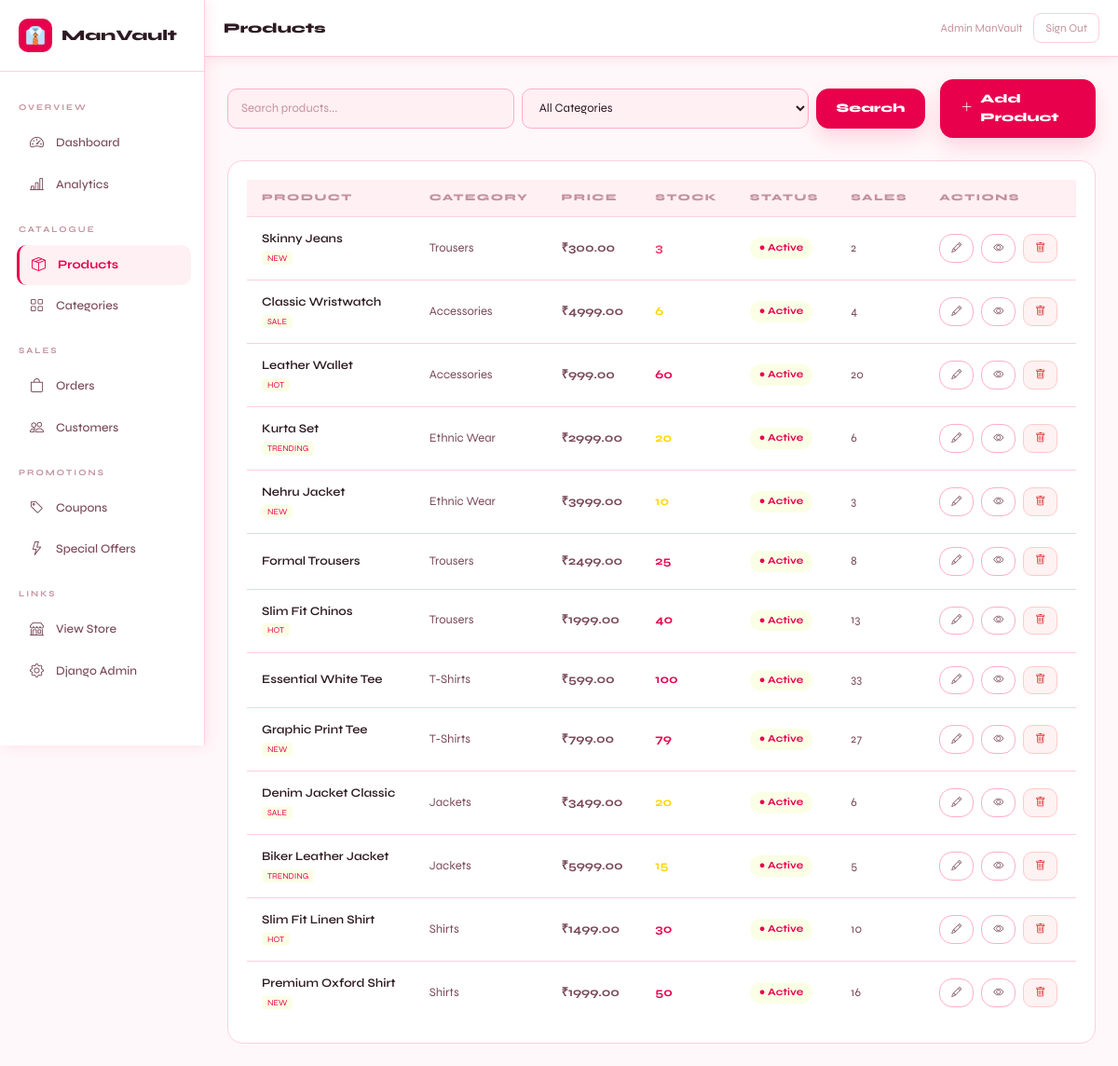
/dashboard/products/ (signed in), run on the app's committed database.
### accounts/models.py (models this page shows, shortened)
class User(AbstractUser):
    phone = models.CharField(max_length=15, blank=True)
    avatar = models.ImageField(upload_to='avatars/', blank=True, null=True)
    date_of_birth = models.DateField(blank=True, null=True)
    gender = models.CharField(max_length=10, choices=[('M','Male'),('F','Female'),('O','Other')], blank=True)
    email_verified = models.BooleanField(default=False)
    is_google_account = models.BooleanField(default=False)
    loyalty_points = models.PositiveIntegerField(default=0)

### store/models.py (models this page shows, shortened)
class Product(models.Model):
    BADGE_CHOICES = [('','None'),('new','NEW'),('hot','HOT'),('sale','SALE'),('trending','TRENDING')]
    category = models.ForeignKey(Category, on_delete=models.SET_NULL, null=True, related_name='products')
    brand = models.ForeignKey(Brand, on_delete=models.SET_NULL, null=True, blank=True, related_name='products')
    name = models.CharField(max_length=200)
    slug = models.SlugField(unique=True, blank=True)
    description = models.TextField(blank=True)
    material = models.CharField(max_length=200, blank=True)
    price = models.DecimalField(max_digits=10, decimal_places=2)
    original_price = models.DecimalField(max_digits=10, decimal_places=2, blank=True, null=True)
    stock = models.PositiveIntegerField(default=0)
    badge = models.CharField(max_length=20, choices=BADGE_CHOICES, blank=True)
    is_active = models.BooleanField(default=True)
    is_featured = models.BooleanField(default=False)
    rating = models.DecimalField(max_digits=3, decimal_places=1, default=0)
    review_count = models.PositiveIntegerField(default=0)
    sales_count = models.PositiveIntegerField(default=0)
    created_at = models.DateTimeField(auto_now_add=True)
    updated_at = models.DateTimeField(auto_now=True)
    class Meta: ordering = ['-created_at']

class Category(models.Model):
    name = models.CharField(max_length=100)
    slug = models.SlugField(unique=True)
    description = models.TextField(blank=True)
    image = models.ImageField(upload_to='categories/', blank=True, null=True)
    icon = models.CharField(max_length=10, default='👕')
    is_active = models.BooleanField(default=True)
    created_at = models.DateTimeField(auto_now_add=True)
    class Meta:
        verbose_name_plural = 'Categories'
        ordering = ['name']

### dashboard/views.py (the view)
# urls.py: path('products/', views.product_list, name='products'),
@staff_member_required
def product_list(request):
    q = request.GET.get('q','')
    products = Product.objects.select_related('category','brand').all()
    if q: products = products.filter(name__icontains=q)
    cat_filter = request.GET.get('cat','')
    if cat_filter: products = products.filter(category__slug=cat_filter)
    return render(request, 'dashboard/products/list.html', {
        'products': products, 'q': q,
        'categories': Category.objects.all(), 'cat_filter': cat_filter,
    })

### store/context_processors.py (called while the page is built)
def cart_processor(request):
    cart_count = 0
    try:
        if request.user.is_authenticated:
            cart = Cart.objects.filter(user=request.user).first()
        else:
            sk = request.session.session_key
            cart = Cart.objects.filter(session_key=sk, user=None).first() if sk else None
        if cart: cart_count = cart.item_count
    except: pass
    return {'cart_count': cart_count}

def wishlist_processor(request):
    wishlist_count = 0
    try:
        if request.user.is_authenticated:
            wl = Wishlist.objects.filter(user=request.user).first()
            if wl: wishlist_count = wl.products.count()
    except: pass
    return {'wishlist_count': wishlist_count}

def common_processor(request):
    cats_for_nav = []
    notif_count = 0
    try:
        cats_for_nav = Category.objects.filter(is_active=True)[:8]
        if request.user.is_authenticated:
            notif_count = request.user.notifications.filter(is_read=False).count()
    except: pass
    return {'cats_for_nav': cats_for_nav, 'notif_count': notif_count}

### store/models.py (called while the page is built)
    @property
    def item_count(self):
        return sum(item.quantity for item in self.items.all())

### templates/dashboard/products/list.html (shortened to what this page needs)
{% extends 'dashboard/base.html' %}{% block title %}Products{% endblock %}{% block page_title %}Products{% endblock %}
{% block content %}
<div class="d-flex justify-content-between align-items-center mb-4 flex-column flex-md-row gap-3">
  <form method="GET" class="d-flex flex-column flex-sm-row gap-2 w-100">
    <input type="text" name="q" value="{{ q }}" placeholder="Search products..." class="mv-input flex-fill w-100 w-sm-auto">
    <select name="cat" class="mv-input flex-fill w-100 w-sm-auto" onchange="this.form.submit()">
      <option value="">All Categories</option>
    </select>
    <button type="submit" class="mv-btn">Search</button>
  </form>
  <a href="{% url 'dashboard:product_new' %}" class="mv-btn"><i class="bi bi-plus-lg"></i> Add Product</a>
</div>
<div class="stat-card">
  <div class="table-responsive">
    <table class="mv-table">
      <thead><tr><th>Product</th><th>Category</th><th>Price</th><th>Stock</th><th>Status</th><th>Sales</th><th>Actions</th></tr></thead>
    <tbody>
      {% for p in products %}
      <tr>
        <td><div style="font-weight:600;color:var(--tx)">{{ p.name }}</div>{% if p.badge %}<span style="font-size:9px;background:rgba(200,255,0,.1);color:var(--acc);padding:2px 6px;border-radius:4px">{{ p.badge|upper }}</span>{% endif %}</td>
        <td>{{ p.category.name|default:"—" }}</td>
        <td style="font-weight:700">₹{{ p.price }}</td>
        <td><span style="color:{% if p.stock <= 5 %}#FF3366{% elif p.stock <= 20 %}#FFD600{% else %}var(--acc){% endif %};font-weight:700">{{ p.stock }}</span></td>
        <td>
          <a href="{% url 'dashboard:product_toggle' p.id %}" style="display:inline-flex;align-items:center;gap:4px;padding:3px 10px;border-radius:20px;font-size:11px;font-weight:700;background:{% if p.is_active %}rgba(200,255,0,.1){% else %}rgba(255,51,102,.1){% endif %};color:{% if p.is_active %}var(--acc){% else %}#FF3366{% endif %}">
            {% if p.is_active %}● Active{% else %}● Inactive{% endif %}
          </a>
        </td>
        <td>{{ p.sales_count }}</td>
        <td><div class="d-flex gap-2">
          <a href="{% url 'dashboard:product_edit' p.id %}" class="mv-btn-outline" style="padding:6px 12px;font-size:11px"><i class="bi bi-pencil"></i></a>
          <a href="{% url 'store:product_detail' p.slug %}" target="_blank" class="mv-btn-outline" style="padding:6px 12px;font-size:11px"><i class="bi bi-eye"></i></a>
          <a href="{% url 'dashboard:product_delete' p.id %}" class="mv-btn-danger" style="padding:6px 12px;font-size:11px"><i class="bi bi-trash"></i></a>
        </div></td>
      </tr>
      {% empty %}<tr><td colspan="7" style="text-align:center;padding:40px;color:var(--tx3)">No products found</td></tr>
      {% endfor %}
    </tbody>
  </table>
  </div>
</div>
{% endblock %}

### templates/dashboard/base.html (shortened to what this page needs)
<!DOCTYPE html>
<html lang="en">
<head>
<link href="https://cdn.jsdelivr.net/npm/bootstrap@5.3.0/dist/css/bootstrap.min.css" rel="stylesheet"/>
<link href="https://cdn.jsdelivr.net/npm/bootstrap-icons@1.11.0/font/bootstrap-icons.css" rel="stylesheet"/>
</head>
<body>
<div class="sidebar">
  <div class="sidebar-logo">
    <div class="icon">👔</div>
    <span>ManVault</span>
  </div>
  <div style="padding:12px 8px;flex:1">
    <div class="sidebar-section">Overview</div>
    <a href="{% url 'dashboard:home' %}" class="{% if request.resolver_match.url_name == 'home' %}active{% endif %}">
      <i class="bi bi-speedometer2"></i> Dashboard
    </a>
    <a href="{% url 'dashboard:analytics' %}" class="{% if request.resolver_match.url_name == 'analytics' %}active{% endif %}">
      <i class="bi bi-bar-chart-line"></i> Analytics
    </a>
    <div class="sidebar-section">Catalogue</div>
    <a href="{% url 'dashboard:products' %}" class="{% if 'product' in request.resolver_match.url_name %}active{% endif %}">
      <i class="bi bi-box-seam"></i> Products
    </a>
    <a href="{% url 'dashboard:categories' %}" class="{% if 'categor' in request.resolver_match.url_name %}active{% endif %}">
      <i class="bi bi-grid"></i> Categories
    </a>
    <div class="sidebar-section">Sales</div>
    <a href="{% url 'dashboard:orders' %}" class="{% if 'order' in request.resolver_match.url_name %}active{% endif %}">
      <i class="bi bi-bag"></i> Orders
    </a>
    <a href="{% url 'dashboard:customers' %}" class="{% if 'customer' in request.resolver_match.url_name %}active{% endif %}">
      <i class="bi bi-people"></i> Customers
    </a>
    <div class="sidebar-section">Promotions</div>
    <a href="{% url 'dashboard:coupons' %}" class="{% if 'coupon' in request.resolver_match.url_name %}active{% endif %}">
      <i class="bi bi-tag"></i> Coupons
    </a>
    <a href="{% url 'dashboard:offers' %}" class="{% if 'offer' in request.resolver_match.url_name %}active{% endif %}">
      <i class="bi bi-lightning"></i> Special Offers
    </a>
    <div class="sidebar-section">Links</div>
    <a href="{% url 'store:home' %}" target="_blank"><i class="bi bi-shop"></i> View Store</a>
    <a href="/admin/"><i class="bi bi-gear"></i> Django Admin</a>
  </div>
</div>
<div class="main">
  <div class="top-bar">
    <div class="top-bar-title">{% block page_title %}Dashboard{% endblock %}</div>
    <div style="display:flex;align-items:center;gap:12px">
      <div style="font-size:12px;color:var(--tx3)">{{ request.user.get_full_name|default:request.user.username }}</div>
      <a href="{% url 'accounts:logout' %}"
         style="font-size:12px;color:var(--tx3);border:1.5px solid var(--brd2);
                border-radius:8px;padding:6px 12px;transition:all .2s"
         onmouseover="this.style.borderColor='var(--acc)';this.style.color='var(--acc)'"
         onmouseout="this.style.borderColor='var(--brd2)';this.style.color='var(--tx3)'">
        Sign Out
      </a>
    </div>
  </div>
  <div class="content">
    {% block content %}{% endblock %}
  </div>
</div>
</body>
</html>

### templates/dashboard/base.html (style rules this page uses)
:root { --acc:#E8004D; --acc2:#FF2D6B; --acctx:#fff; --bg:#FFF8FA; --bg2:#FFFFFF; --bg3:#FFF0F4; --brd:#FFADC8; --brd2:#FFCFDF; --tx:#2D1A22; --tx2:#7A4A5A; --tx3:#C4929F; --shadow:rgba(232,0,77,.10); }
* { box-sizing:border-box;margin:0;padding:0 }
body { font-family:'Syne',sans-serif;background:var(--bg);color:var(--tx);display:flex;min-height:100vh }
a { color:inherit;text-decoration:none }
.sidebar { width:240px;background:var(--bg2);border-right:1.5px solid var(--brd2); display:flex;flex-direction:column;position:fixed;height:100vh; overflow-y:auto;z-index:100;box-shadow:2px 0 16px var(--shadow); }
.sidebar-logo { padding:20px;border-bottom:1.5px solid var(--brd2); display:flex;align-items:center;gap:10px; }
.sidebar-logo .icon { width:36px;height:36px;background:var(--acc);border-radius:10px; display:flex;align-items:center;justify-content:center;font-size:18px;color:#fff; }
.sidebar-logo span { font-size:16px;font-weight:800;color:var(--tx) }
.sidebar-section { padding:8px 12px;font-size:9px;letter-spacing:2px;text-transform:uppercase; color:var(--tx3);margin-top:12px;font-weight:700; }
.sidebar a { display:flex;align-items:center;gap:10px;padding:10px 16px; margin:2px 8px;border-radius:10px;font-size:13px;color:var(--tx2); transition:all .15s;font-weight:500; }
.sidebar a:hover,.sidebar a.active { background:var(--bg3);color:var(--acc);transform:translateX(2px); }
.sidebar a.active { font-weight:700;border-left:3px solid var(--acc);padding-left:13px }
.sidebar a i { font-size:15px;width:18px }
.main { margin-left:240px;flex:1;min-height:100vh;display:flex;flex-direction:column }
.top-bar { background:var(--bg2);border-bottom:1.5px solid var(--brd2); padding:14px 28px;display:flex;align-items:center;justify-content:space-between; position:sticky;top:0;z-index:50;box-shadow:0 2px 12px var(--shadow); }
.top-bar-title { font-size:15px;font-weight:800;color:var(--tx) }
.content { padding:28px;flex:1 }
.mv-input { background:var(--bg3)!important;border:1.5px solid var(--brd)!important; border-radius:10px!important;padding:10px 14px!important; color:var(--tx)!important;font-size:13px!important; width:100%;outline:none;transition:all .2s!important; }
.mv-input::placeholder { color:var(--tx3)!important }
.mv-btn { background:var(--acc);color:var(--acctx);border:none;border-radius:14px; padding:12px 22px;font-weight:800;cursor:pointer;font-size:13px; display:inline-flex;align-items:center;gap:8px;transition:transform .18s,box-shadow .18s,background .18s; box-shadow:0 10px 22px rgba(232,0,77,.14); }
.mv-btn-outline { background:transparent;color:var(--tx2);border:1.5px solid var(--brd); border-radius:14px;padding:10px 20px;font-size:13px;cursor:pointer; display:inline-flex;align-items:center;gap:8px;transition:all .2s; }
.mv-btn-danger { background:#FEF2F2;color:#DC2626;border:1.5px solid #FECACA; border-radius:10px;padding:9px 18px;font-size:13px;cursor:pointer; display:inline-flex;align-items:center;gap:6px;transition:all .2s; }
.stat-card { background:var(--bg2);border:1.5px solid var(--brd2);border-radius:16px;padding:20px; transition:box-shadow .2s; }
.table-responsive { overflow-x:auto; }
.mv-table { width:100%;min-width:720px;border-collapse:collapse;font-size:13px }
.mv-table th { padding:12px 16px;background:var(--bg3);color:var(--tx3); font-size:10px;letter-spacing:1.5px;text-transform:uppercase; border-bottom:1.5px solid var(--brd2);text-align:left;font-weight:800; white-space:nowrap; }
.mv-table td { padding:14px 16px;border-bottom:1px solid var(--brd2);color:var(--tx2);white-space:nowrap }
.mv-table tr:last-child td { border-bottom:none }
@media (max-width:1200px) { .sidebar { width:220px } }
@media (max-width:1200px) { .main { margin-left:220px } }
@media (max-width:1200px) { .top-bar { padding:14px 20px } }
@media (max-width:1200px) { .content { padding:24px } }

### data on the page
User: user.get_full_name "Admin ManVault"
Product: name "Skinny Jeans", badge "NEW", category.name "Trousers", price "300.00", stock "3", is_active "● Active", sales_count "2"
Product: name "Classic Wristwatch", badge "SALE", category.name "Accessories", price "4999.00", stock "6", is_active "● Active", sales_count "4"
Product: name "Leather Wallet", badge "HOT", category.name "Accessories", price "999.00", stock "60", is_active "● Active", sales_count "20"
Product: name "Kurta Set", badge "TRENDING", category.name "Ethnic Wear", price "2999.00", stock "20", is_active "● Active", sales_count "6"
Product: name "Nehru Jacket", badge "NEW", category.name "Ethnic Wear", price "3999.00", stock "10", is_active "● Active", sales_count "3"
Product: name "Formal Trousers", category.name "Trousers", price "2499.00", stock "25", is_active "● Active", sales_count "8"
Product: name "Slim Fit Chinos", badge "HOT", category.name "Trousers", price "1999.00", stock "40", is_active "● Active", sales_count "13"
Product: name "Essential White Tee", category.name "T-Shirts", price "599.00", stock "100", is_active "● Active", sales_count "33"
Product: name "Graphic Print Tee", badge "NEW", category.name "T-Shirts", price "799.00", stock "79", is_active "● Active", sales_count "27"
Product: name "Denim Jacket Classic", badge "SALE", category.name "Jackets", price "3499.00", stock "20", is_active "● Active", sales_count "6"
Product: name "Biker Leather Jacket", badge "TRENDING", category.name "Jackets", price "5999.00", stock "15", is_active "● Active", sales_count "5"
Product: name "Slim Fit Linen Shirt", badge "HOT", category.name "Shirts", price "1499.00", stock "30", is_active "● Active", sales_count "10"
Product: name "Premium Oxford Shirt", badge "NEW", category.name "Shirts", price "1999.00", stock "50", is_active "● Active", sales_count "16"
